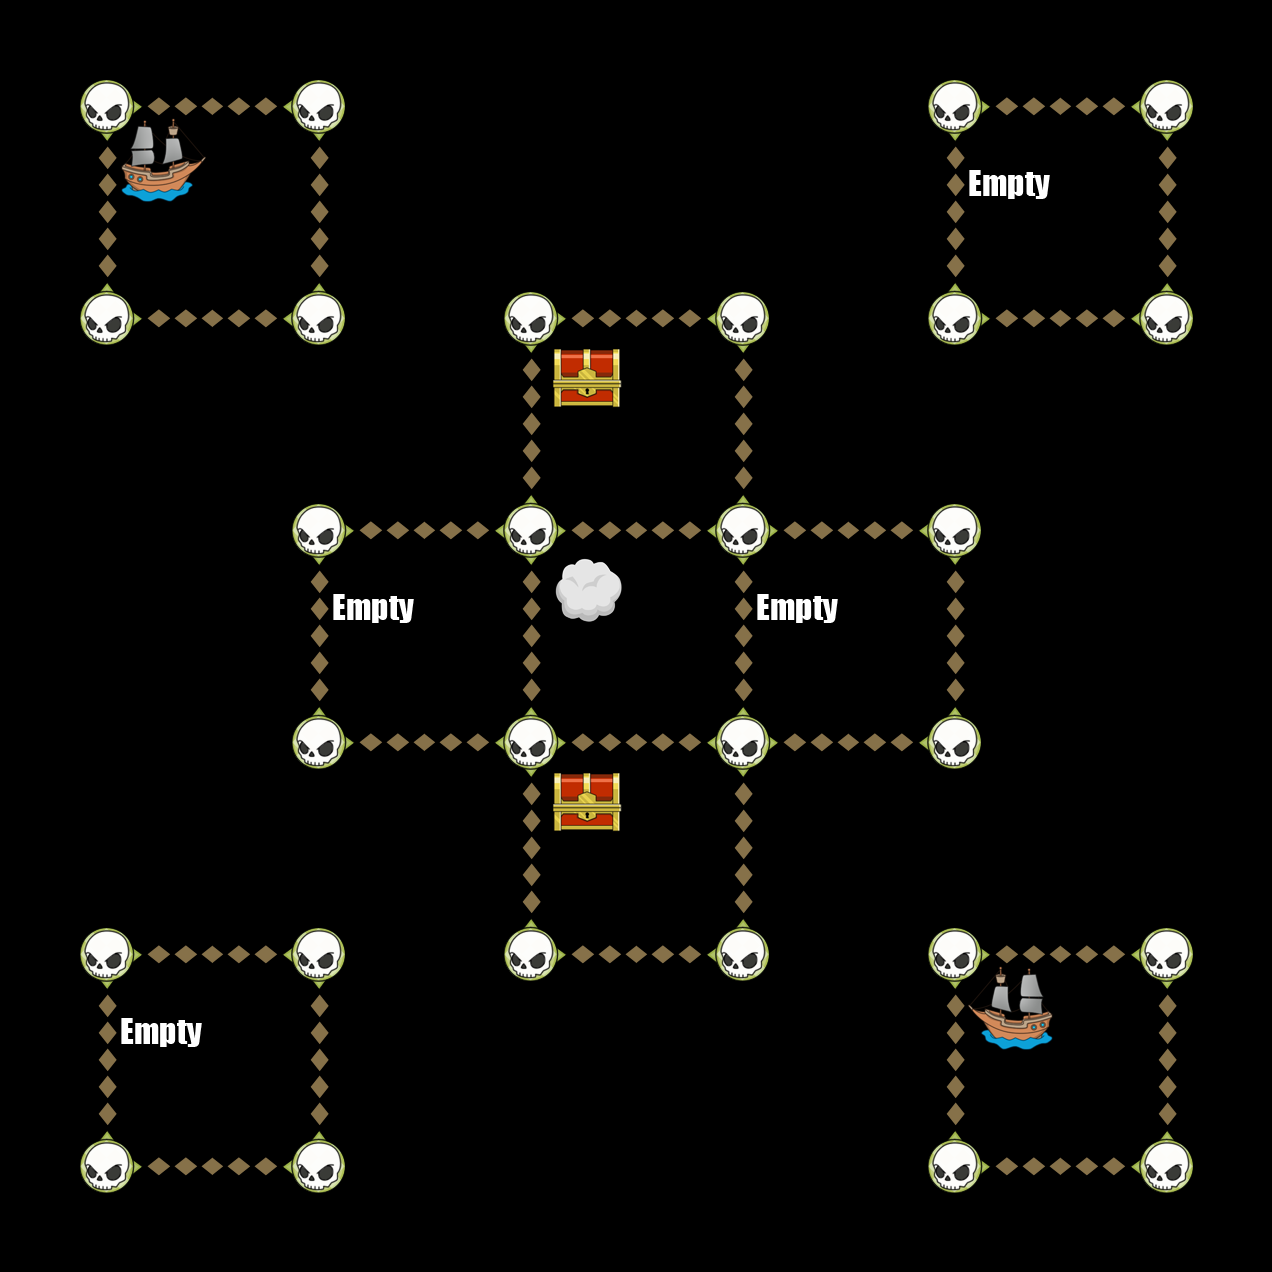

This game map was drawn from its Tiled (.tmx) file and the tilesets committed beside it. A one-line description and the trimmed map source follow:
An orthogonal 6x6 tile map with 212x212 px tiles, 6 tile layers (Down, Up, Left, Right, ...).

<map version="1.0" orientation="orthogonal" width="6" height="6" tilewidth="212" tileheight="212">
 <tileset firstgid="1" name="TileGraphic_Final-ipadhd" tilewidth="212" tileheight="212">
  <image source="TileGraphic_Final-ipadhd.png" width="636" height="1060" />
  <tile id="0">
   <properties>
    <property name="LineFilled" value="True" />
   </properties>
  </tile>
  <tile id="2">
   <properties>
    <property name="Item" value="TreasureBox" />
   </properties>
  </tile>
  <tile id="4">
   <properties>
    <property name="RowFilled" value="True" />
   </properties>
  </tile>
  <tile id="6">
   <properties>
    <property name="Item" value="CannonLeft" />
   </properties>
  </tile>
  <tile id="7">
   <properties>
    <property name="Item" value="ShipRight" />
   </properties>
  </tile>
  <tile id="8">
   <properties>
    <property name="Item" value="MapOne" />
   </properties>
  </tile>
  <tile id="9">
   <properties>
    <property name="Item" value="CannonRight" />
   </properties>
  </tile>
  <tile id="10">
   <properties>
    <property name="Item" value="ShipLeft" />
   </properties>
  </tile>
  <tile id="11">
   <properties>
    <property name="Item" value="MapTwo" />
   </properties>
  </tile>
  <tile id="12">
   <properties>
    <property name="Item" value="Empty" />
   </properties>
  </tile>
  <tile id="13">
   <properties>
    <property name="Item" value="Skull" />
   </properties>
  </tile>
  <tile id="14">
   <properties>
    <property name="Item" value="Fog" />
   </properties>
  </tile>
 </tileset>
 <layer name="Down" width="6" height="6">
  <data>[36 cells, 16 non-empty, 1 distinct tile ids]</data>
 </layer>
 <layer name="Up" width="6" height="6">
  <data>[36 cells, 16 non-empty, 1 distinct tile ids]</data>
 </layer>
 <layer name="Left" width="6" height="6">
  <data>[36 cells, 16 non-empty, 1 distinct tile ids]</data>
 </layer>
 <layer name="Right" width="6" height="6">
  <data>[36 cells, 16 non-empty, 1 distinct tile ids]</data>
 </layer>
 <layer name="Dots" width="6" height="6">
  <data>[36 cells, 28 non-empty, 1 distinct tile ids]</data>
 </layer>
 <layer name="Items" width="6" height="6">
  <data>[36 cells, 9 non-empty, 5 distinct tile ids]</data>
 </layer>
</map>
